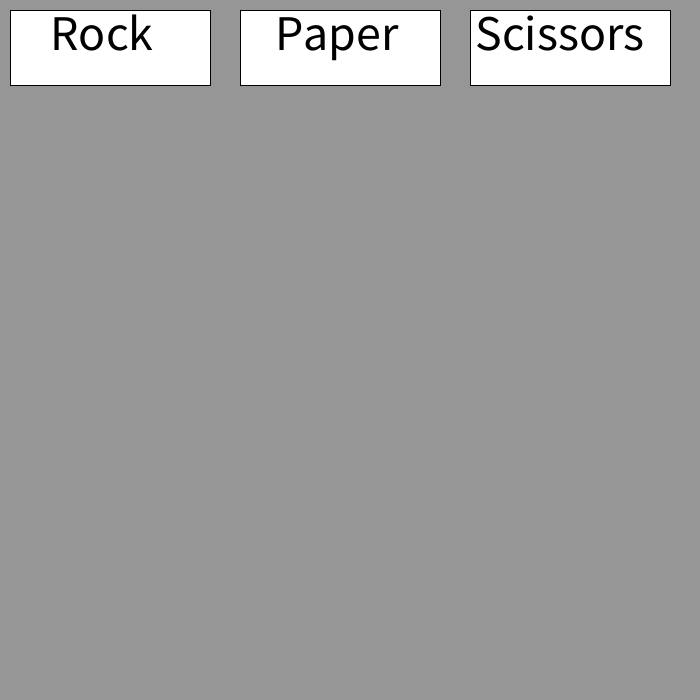
Frame 1 (no input)
Frame 60 (the mouse pressed at the canvas centre just before this capture): identical to frame 1, image omitted
Frame 120 (the mouse held since frame 60 and released just before this capture): identical to frame 1, image omitted

The Processing sketch that drew this single still picture (run headless with seeded random() and noise(); from frame 60 on, the mouse is pressed at the canvas centre):

// Processing sketch: rock_paper_scissors
// ── rock_paper_scissors.pde
String userChoice;
int comp;
void setup() {
  size(700, 700);
  comp = 3;
}

void draw() {
  background(150, 150, 150);
  if (userChoice == "Rock") {
    fill(255, 0, 0);
    text("You Picked Rock", 200, 300);
  }

  rect(10, 10, 200, 75);
  textSize(50);
  fill(0, 0, 0);
  text("Rock", 50, 50);
  fill(255);

  if (userChoice == "Paper") {
    fill(255, 0, 0);
    text("You Picked Paper", 200, 300);
  }

  rect(240, 10, 200, 75);
  fill(0, 0, 0);
  text("Paper", 275, 50);
  fill(255);

  if (userChoice == "Scissors") {
    fill(255, 0, 0);
    text("You Picked Scissors", 200, 300);
  }
  rect(470, 10, 200, 75);
  fill(0, 0, 0);
  text("Scissors", 475, 50);
  fill(255);


  if (comp == 0) {
    text("Computer Picked Rock", 150, 400);
  }
  if (comp == 1) {
    text("Computer Picked Paper", 150, 400);
  }
  if (comp == 2) {
    text("Computer Picked Scissors", 150, 400);
  }
  println(comp);
  
  if (userChoice == "Rock" && comp == 0 || userChoice == "Paper" && comp == 1 || userChoice == "Scissors" && comp == 2){
    text("Tied", 300, 550);
}
if(userChoice == "Rock" && comp == 2 || userChoice == "Paper" && comp == 0 || userChoice == "Scissors" && comp == 1){
  text("You Win", 300, 550);
}
if(userChoice == "Rock" && comp == 1 || userChoice == "Paper" && comp == 2 || userChoice == "Scissors" && comp == 0){
  text("You Lose", 300, 550);
}
}


void mousePressed() {
  if (mouseX >= 10 && mouseX <= 210 && mouseY >= 10 && mouseY <= 85) {
    userChoice = "Rock";
  } else if (mouseX >= 240 && mouseX <= 440 && mouseY >= 10 && mouseY <= 85) {
    userChoice = "Paper";
  } else if (mouseX >= 470 && mouseX <= 670 && mouseY >= 10 && mouseY <= 85) {
    userChoice = "Scissors";
  } else {
    userChoice = "Nothing";
  }

  if (userChoice == "Rock" || userChoice == "Paper" || userChoice == "Scissors") {
    comp = (int)random(3);
  }
  
}
